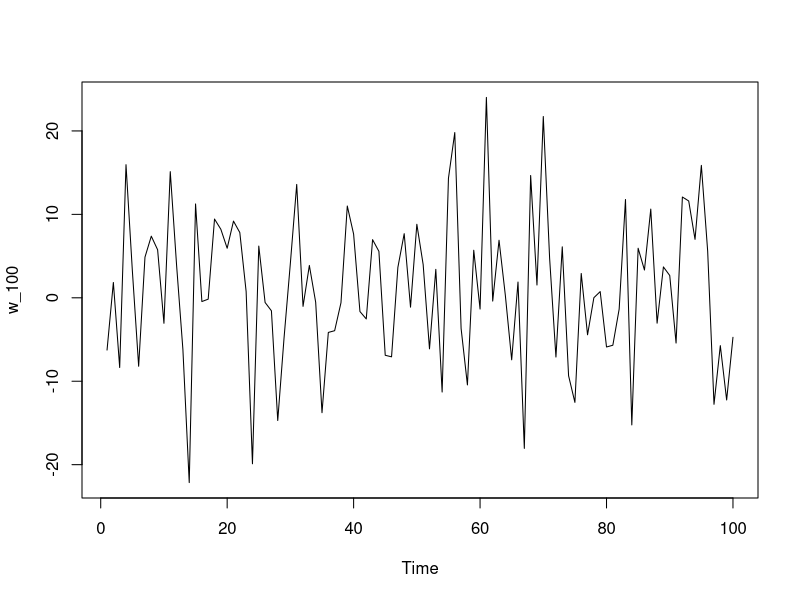
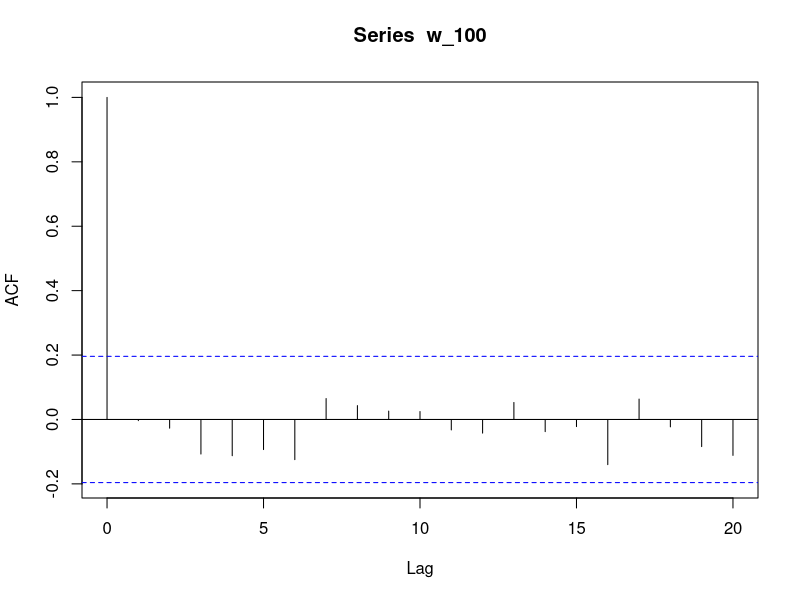
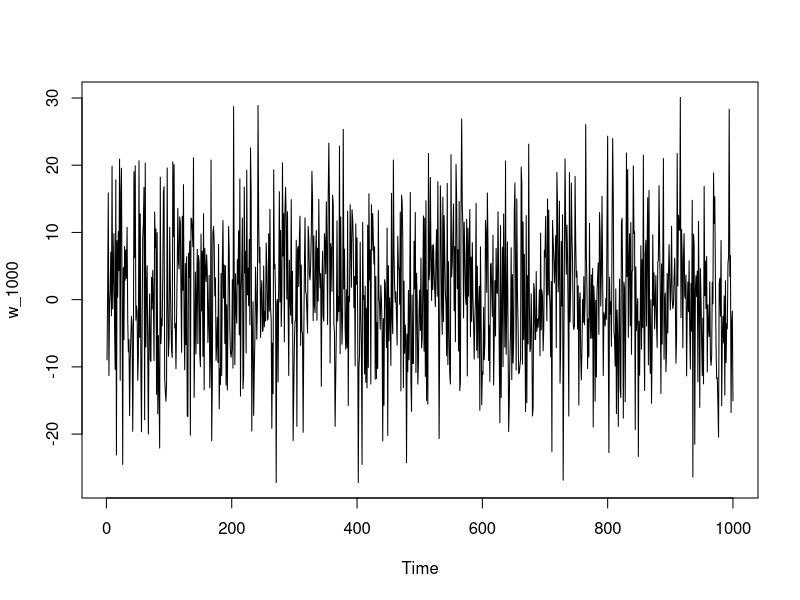
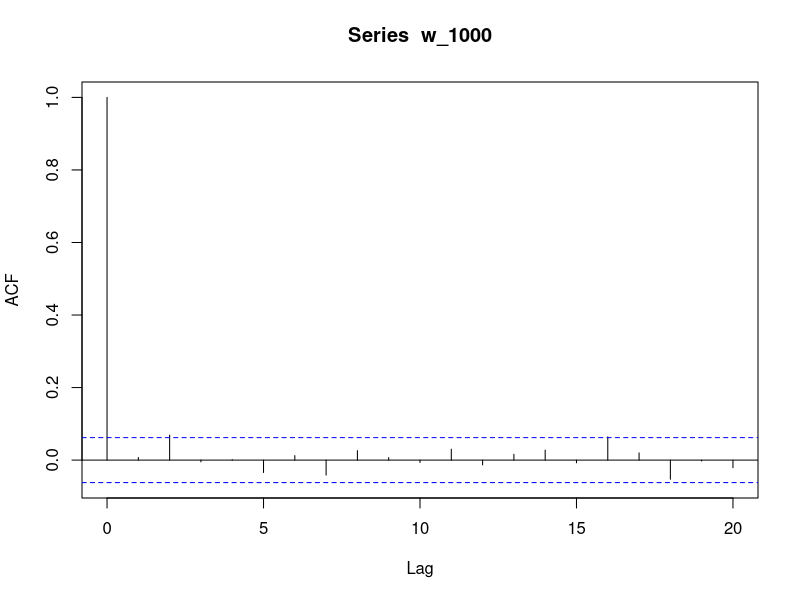
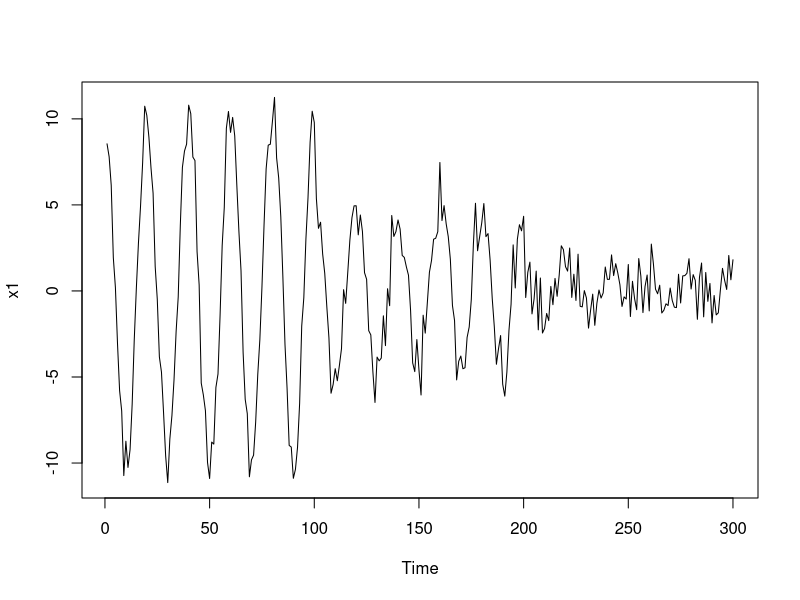
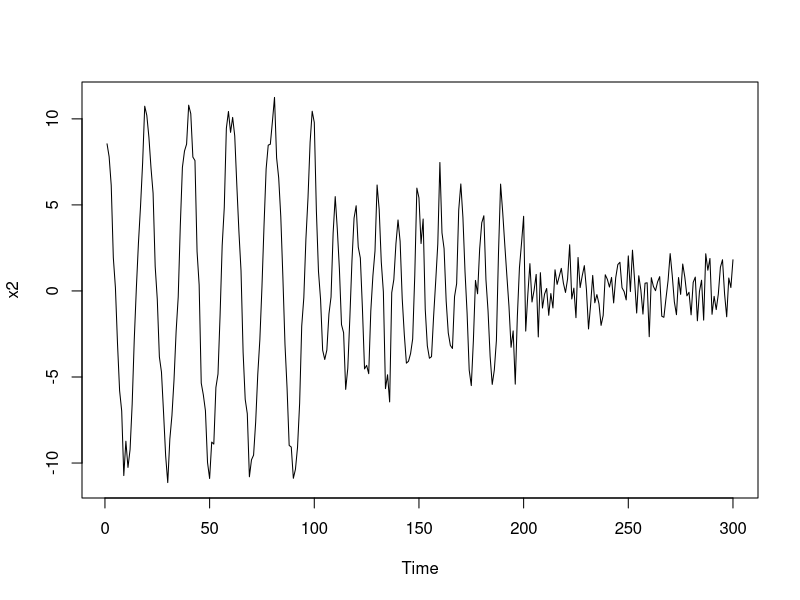

Recreate these plots in R, in order.
## ---- chunk 1
knitr::opts_chunk$set(echo = TRUE)
## ---- chunk 2
set.seed(1)

# Let sigma squared equal to 10
w_100 = ts(rnorm(100, 0, 10))
sample_mean_100 = mean(w_100)
## ---- chunk 3
# Plotting the time series 
plot(w_100)
## ---- chunk 4
# Plotting the acf of the time series
acf(w_100, 20)
## ---- chunk 5
set.seed(2)

w_1000 = ts(rnorm(1000, 0, 10))
sample_mean_1000 = mean(w_1000)
## ---- chunk 6
# Plotting the time series
plot(w_1000)
## ---- chunk 7
# Plotting the acf of the time series
acf(w_1000, 20)
## ---- chunk 8
set.seed(3)

w = rnorm(300, 0, 1)

s1 = c(10*cos((pi*1:100)/10), 5*cos((pi*101:200)/10), cos((pi*201:300)/10))
x1 = ts(s1 + w)

s2 = c(10*cos((pi*1:100)/10), 5*cos((pi*101:200)/5), cos((pi*201:300)/3))
x2 = ts(s2 + w)
## ---- chunk 9
plot(x1)
## ---- chunk 10
plot(x2)
